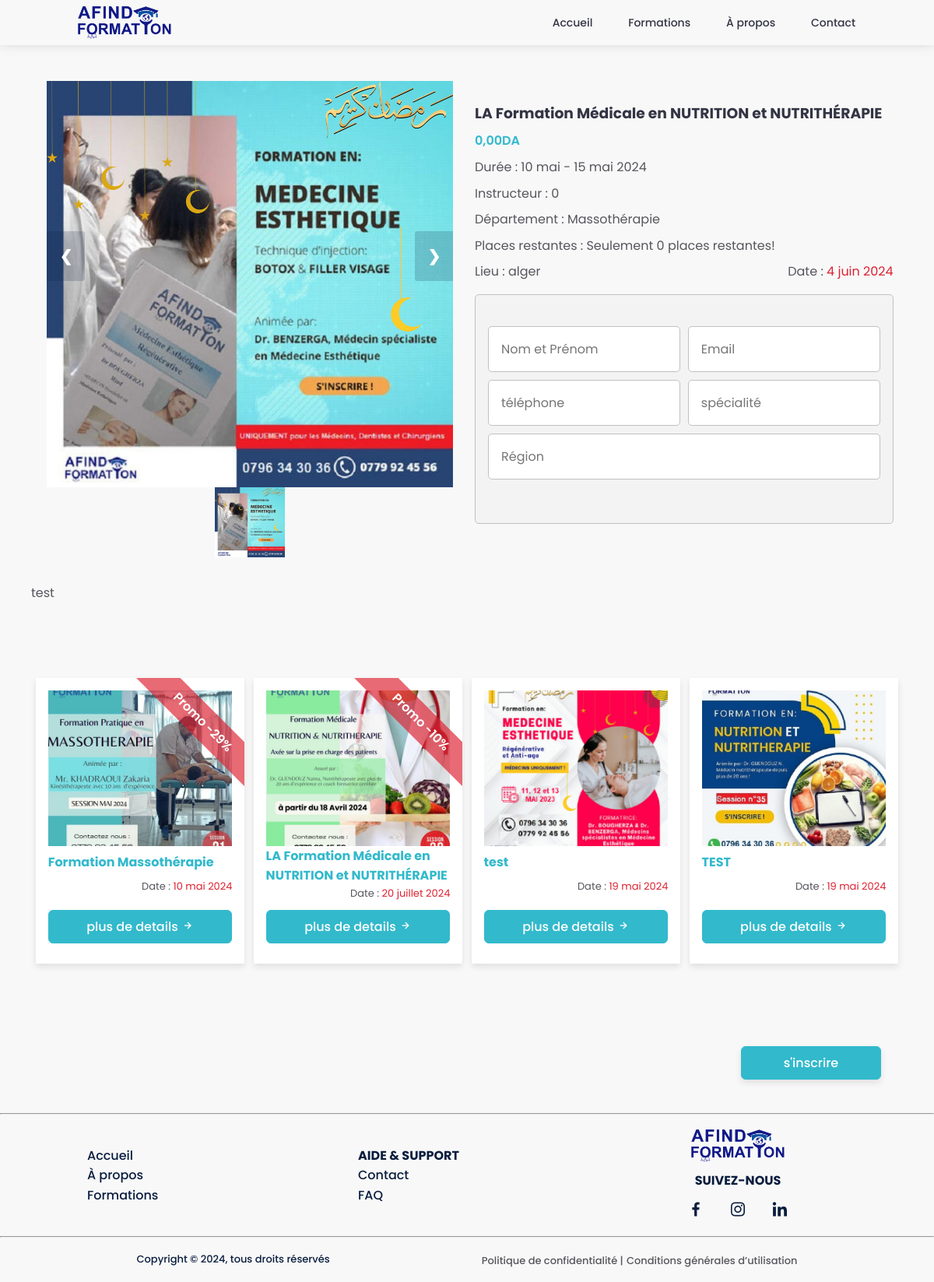
Page /formation/5 on the earlier database version.
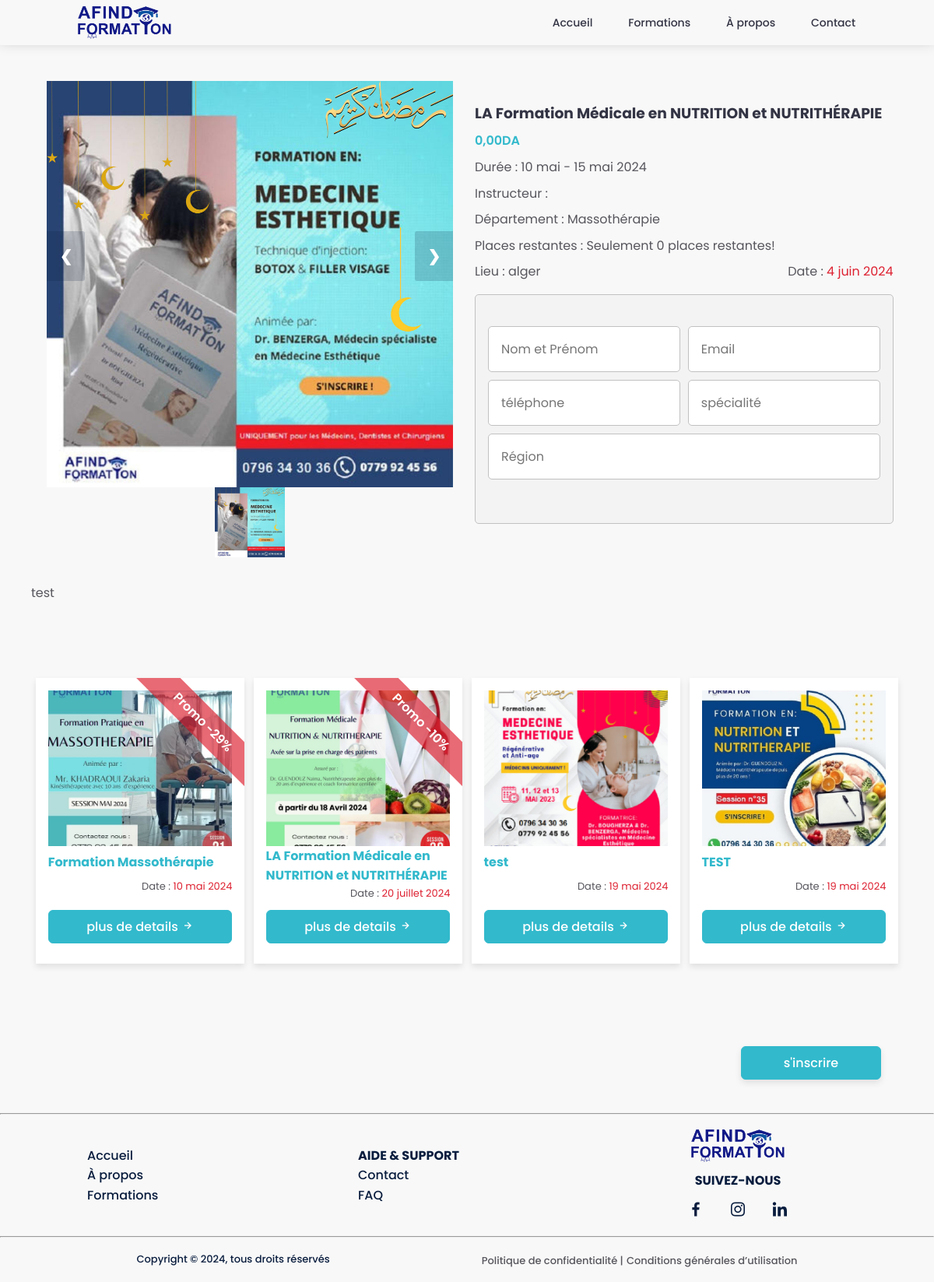
Same page on the later database version.
### formations/models.py (models this page shows, shortened)
class Formation(models.Model):
    title = models.CharField(max_length=200)
    session = models.CharField(max_length=200, null=True)
    description = models.TextField()
    image = models.ImageField(upload_to='formations/images/')
    price = models.DecimalField(max_digits=15, decimal_places=2, default=0.00)
    discount = models.IntegerField(default=0, null=True, validators=[MinValueValidator(0), MaxValueValidator(100)], help_text="Enter a discount percentage between 0 and 100")
    date = models.DateField(default=timezone.now, null=True)
    duration = models.CharField(max_length=100, null=True)
    instructor = models.CharField(max_length=560, default='', blank=True)
    department = models.CharField(max_length=255)
    places_left = models.IntegerField(default=0, validators=[MinValueValidator(0)])
    place = models.CharField(max_length=255, default='')
    map_iframe = models.TextField(max_length=800, blank=True, null=True, help_text="iframe of the location on the map")
    status = models.BooleanField(default=True)
    class Meta:
        unique_together = [['title', 'session']]
    @property
    def discounted_price(self):
        return self.price - (self.price * self.discount / 100)

### formations/views.py (the view, shortened to what this page needs)
# urls.py: path('formation/<int:pk>', views.formation_detail, name='formation'),
def formation_detail(request, pk):
    formation = get_object_or_404(Formation, id=pk)
    formation_images = FormationImage.objects.filter(formation=pk)
    formations = Formation.objects.filter(status=True)[:4]
    content = {
        'formation': formation,
        'formation_images': formation_images,
        'formations' : formations
    }
    return render(request, 'formation_detail.html', content)

### formations/templates/formation_detail.html (shortened to what this page needs)
{% extends "base.html" %}
{% load static %}
{% block content %}
<section class="formation section" id="">
    <div class="container">
        <div class="desc_container">
            <div class="images-slider">
                <div class="imgSlides">
                    <img src="{{ formation.image.url }}" alt="{{ formation.title }}">
                </div>
                <a class="prev" onclick="plusSlides(-1)">&#10095;</a>
                <a class="next" onclick="plusSlides(1)">&#10094;</a>
                <div class="row">
                    <div class="column">
                        <img class="demo cursor" src="{{ formation.image.url }}" alt="{{ formation.title }}" style="width:100%" onclick="currentSlide(1)">
                    </div>
                </div>
            </div>
            <div class="detial_container">
                <h3 class="title">{{ formation.title }}</h3>
                {% if formation.discount > 0 %}
                <span class="promo-sign">Promo</span>
                <p class="detail_label"><span class="discount">-{{ formation.discount }}%</span> <span class="discounted_price">{{ formation.discounted_price }}DA</span> <span class="detail_price">{{ formation.price }}DA</span></p>
                {% else %}
                <p class="detail_label"><span class="discounted_price" style="margin: auto;">{{ formation.price }}DA</span></p>
                {% endif %}
                <p class="detail_label">Durée :<span class=""> 10 mai - 15 mai 2024</span></p>
                <p class="detail_label">Instructeur :<span class=""> {{ formation.instructor }}</span></p>
                <p class="detail_label">Département :<span class=""> {{ formation.department }}</span></p>
                <p class="detail_label">Places restantes :<span class=""> Seulement {{ formation.places_left }} places restantes!</span></p>
                <p class="detail_label">Lieu :<span class=""> {{ formation.place }}</span> <span  style="float: right;">Date :<span class="detail_deadline"> {{ formation.date }}</span></span></p>
                {% include "enroll_form.html" %}
            </div>
        </div>
        <br>
        <pre>{{ formation.description }}</pre>
        {% include "formations_section.html" %}
        <button class="button floating-btn" onclick="submitEnrollForm()">s'inscrire</button>
    </div>
</section>
{% endblock %}

### formations/templates/base.html (shortened to what this page needs)
{% load static %}
<!DOCTYPE html>
<html lang="fr">
<head>
    <link rel="stylesheet" href="https://cdn.jsdelivr.net/npm/boxicons@2.0.5/css/boxicons.min.css">
    <link rel="stylesheet" type="text/css" href="{% static 'css/styles.css' %}">
</head>
<body>
    {% include "header.html" %}
    <main class="main">
        {% block content %}
        {% endblock content %}
    </main>
    {% include "footer.html" %}
</body>
</html>

### formations/templates/header.html (shortened to what this page needs)
{% load static %}
<header class="header" id="header">
    <nav class="nav">
        <a title="Logo" href="/" class="nav_logo">
            <img max-width="100%" height="auto" class="my-logo" id="my-logo" src="{% static 'img/Logo.png' %}" title="Logo" alt="AFIND">
        </a>
        <div class="nav_menu" id="nav-menu">
            <ul class="nav_list">
                <li class="nav_item"><a href="/" class="nav_link">Accueil</a></li>
                <li class="nav_item"><a href="/formations" class="nav_link">Formations</a></li>
                <li class="nav_item"><a href="/a-propos" class="nav_link">À propos</a></li>
                <li class="nav_item"><a href="/contact" class="nav_link">Contact</a></li>
            </ul>
        </div>
    </nav>
</header>

### formations/templates/enroll_form.html (shortened to what this page needs)
<form method="post" role="form" id="enrollForm">
    <input type="text" id="id_full_name" name="full_name" placeholder="Nom et Prénom" required>
    <input type="email" id="id_email" name="email" placeholder="Email" required>
    <input type="tel" id="id_phone" name="phone" placeholder="téléphone" required>
    <input type="text" id="id_specialty" name="specialty"  placeholder="spécialité">
    <input type="text" id="id_region"  name="region" placeholder="Région">
</form>

### formations/templates/formations_section.html (shortened to what this page needs)
<section class="formations section" id="formations">
    <div class="container">
    {% if formations %}
    {% for formation in formations %}
        <article class="formations">
            <div class="formations-img">
                <a href="{% url 'formation' formation.id %}"><img src="{{ formation.image.url }}" alt="formation"></a>
            </div>
            <h4 class="subtitle">{{ formation.title }}</h4>
            {% if formation.discount > 0 %}
            <span class="promo-bar">Promo -{{ formation.discount }}%</span>
            {% endif %}
            <p class="detail_label"><span  style="float: right;">Date :<span class="detail_deadline"> {{ formation.date }}</span></span></p>
            <a href="{% url 'formation' formation.id %}" class="button">plus de details <i class='bx bx-right-arrow-alt'></i></a>
        </article>
    {% endfor %}
    {% else %}
        <p>Aucune formation trouvée.</p>
    {% endif %}
</div>
</section>

### formations/templates/footer.html
{% load static %}
<footer class="footer">
    <hr>
    <div class="container">
        <div class="">
            <ul class="footer_list">
                <li><a href="/">Accueil</a></li>
                <li><a href="/a-propos">À propos</a></li>
                <li><a href="/formations">Formations</a></li>
            </ul>
        </div>
        <div class="">
            <h4>AIDE & SUPPORT</h4>
            <ul class="footer_list">
                <li><a href="/contact">Contact</a></li>
                <li><a href="/faq">FAQ</a>
            </ul>
        </div>
        <div class="footer_social">
            <a title="Logo" href="/" class="nav_logo">
                <img max-width="100%" height="auto" class="my-logo" id="my-logo" src="{% static 'img/Logo.png' %}" title="Logo" alt="AFIND">
            </a>
            <h4>SUIVEZ-NOUS</h4>
            <ul class="footer_list">
                <li><a target="_blank" href="https://www.facebook.com/AFINDFormation"><i class="bx bxl-facebook"></i></a></li>
                <li><a target="_blank" href="https://www.instagram.com/afindformation/"><i class="bx bxl-instagram"></i></a></li>
                <li><a target="_blank" href="https://www.linkedin.com/feed/update/urn:li:activity:7034534780243206144"><i class="bx bxl-linkedin"></i></a></li>
            </ul>
        </div>
    </div>
    <hr>
    <div>
        <div class="container">
            <p>Copyright &#169; 2024, tous droits réservés</p>
            <ul class="footer_ul">
                <li><a href="/politique-de-confidentialite">Politique de confidentialité |</a></li>
                <li><a href="/conditions-generales-d-utilisation">Conditions générales d’utilisation</a></li>
            </ul>
        </div>
    </div>
</footer>

Differences in the rows shown:
changed Formation "Massothérapie": instructor "0" → (not shown)
